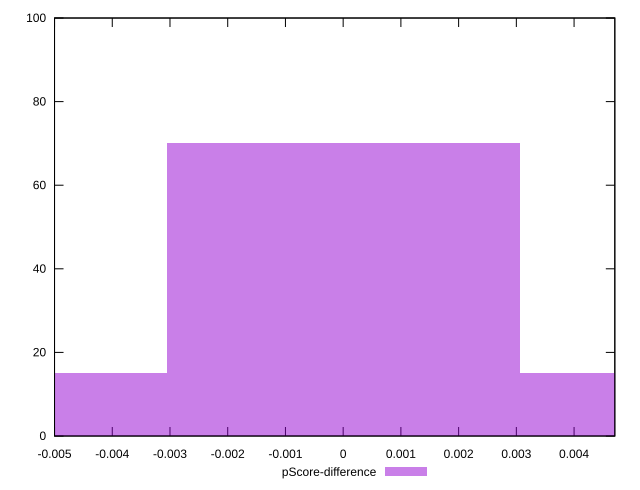

The script that saved this image:
reset

$pScoreDifference <<EOF
-0.006114978096829799 15
0 70
0.006114978096829799 15
EOF

set key outside below
set boxwidth 0.006114978096829799
set xrange [-0.0050000000000000044:0.004705882352941188]
set yrange [0:100]
set trange [0:100]
set style fill transparent solid 0.5 noborder
set terminal svg size 640, 490 enhanced background rgb 'white'
set output "reports/report_00027_2021-02-24T12-40-31.850Z/uses-text-compression/samples/agenda/pScore-difference/histogram.svg"

plot $pScoreDifference title "pScore-difference" with boxes

reset
